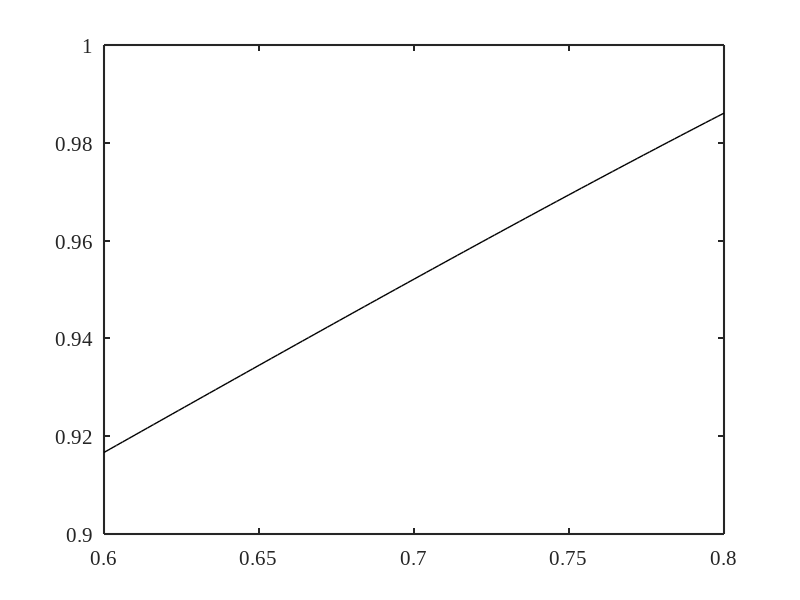

This figure's MATLAB source:
clear; clc; close all;
load para_alpha_0.8_0.6.mat;
for i=1:1:length(0.8:-0.002:0.6)
    harmonic_coefficients=every_harmonic_coefficients(i).harmonic_coefficients;
    a1=harmonic_coefficients(2:end,1);b1=harmonic_coefficients(2:end,2);
    a2=harmonic_coefficients(2:end,3);b2=harmonic_coefficients(2:end,4);
    A_total_x1(i) = sqrt(sum(a1.^2 + b1.^2));
    A_total_x2(i) = sqrt(sum(a2.^2 + b2.^2));
    alpha(i)=every_harmonic_coefficients(i).alpha;
end
figure;
plot(alpha, A_total_x1, 'k-', 'LineWidth', 1);
% hold on;
% plot(Omegas, A_total_x2, 'b-', 'LineWidth', 1);
% legend_handle = legend('$$x_1$$', '$$x_2$$');
% set(legend_handle, 'Interpreter', 'latex', 'FontSize', 15);
set(gca, 'FontName', 'Times New Roman', 'FontSize', 15, 'LineWidth', 1.5);




